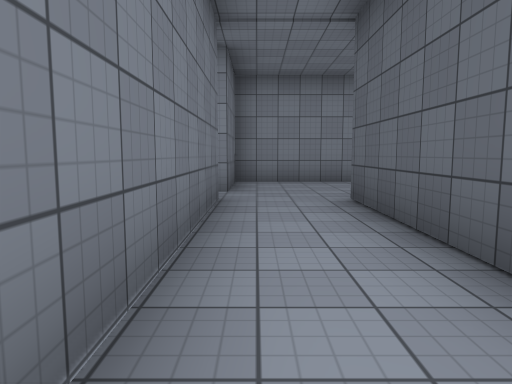
view 1 (above)

20 first-person views from a walk through a 3-D level made in the Unity game engine. The camera is 1.3 m above the floor, tilts 6° down and sees 70° across. The floor is counted in squares, 2 m on a side. Each view is taken from the middle of a square. On the plan, view 1 faces up. The plan holds only what a view shows up to about 11 squares ahead; the rest is blank. The place goes on beyond the plan. The player character is not drawn. Surface patterns are stand-ins for the level's own textures.

view 2
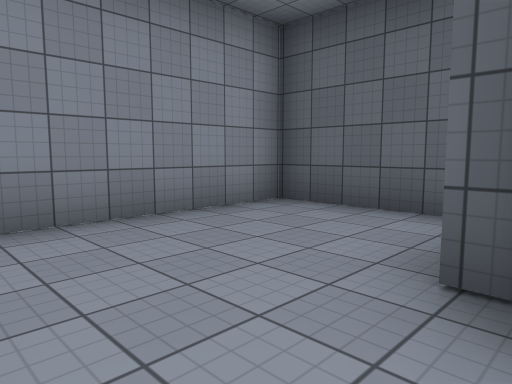

view 3
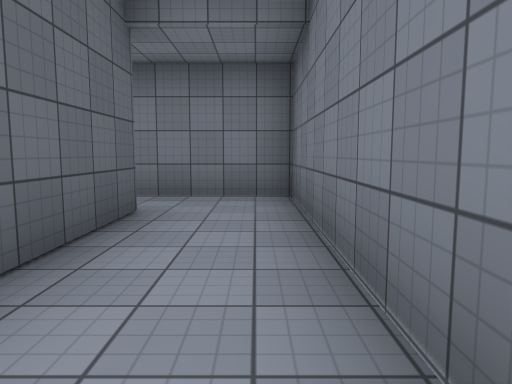

view 4
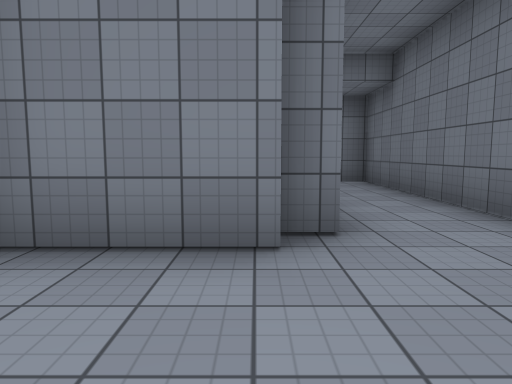

view 5
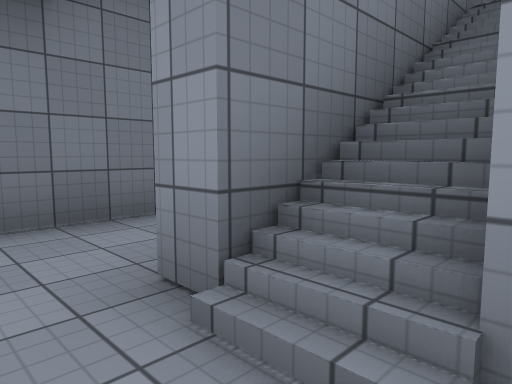

view 6
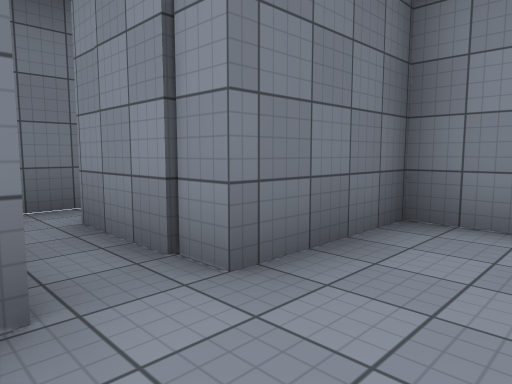

view 7
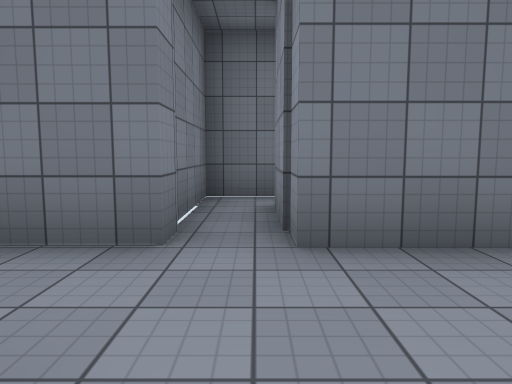

view 8
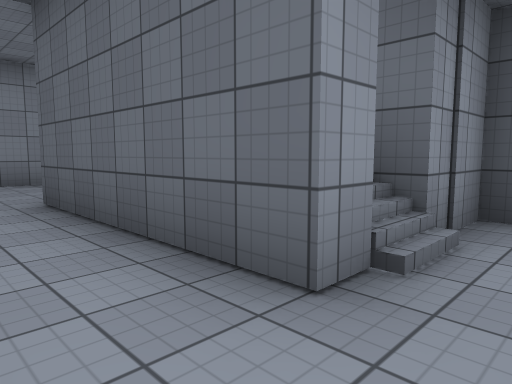

view 9
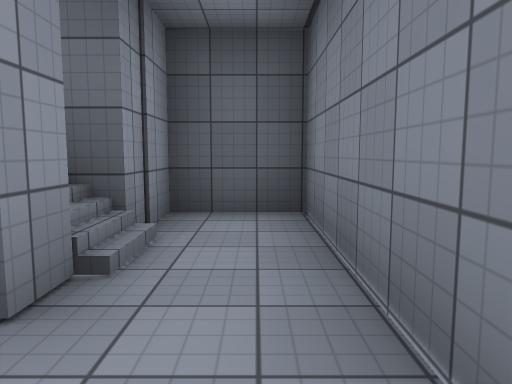

view 10
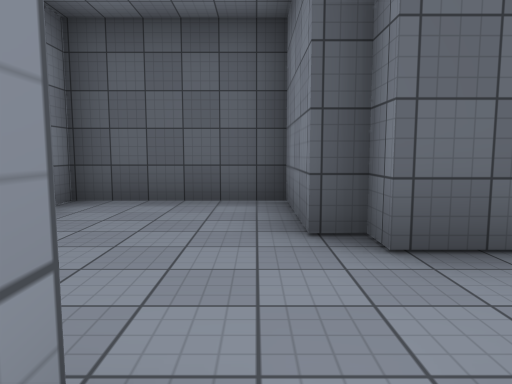

view 11
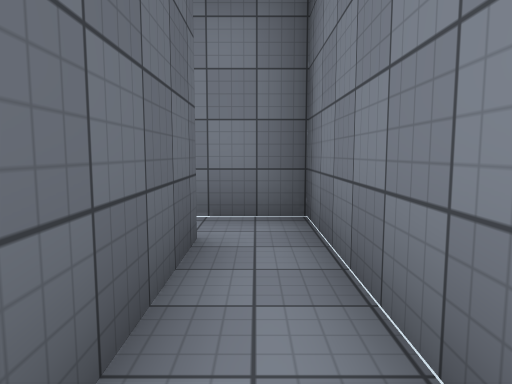

view 12
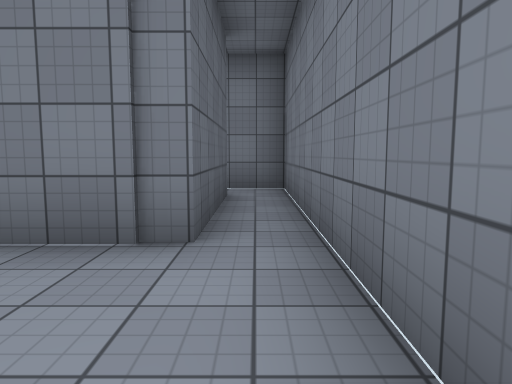

view 13
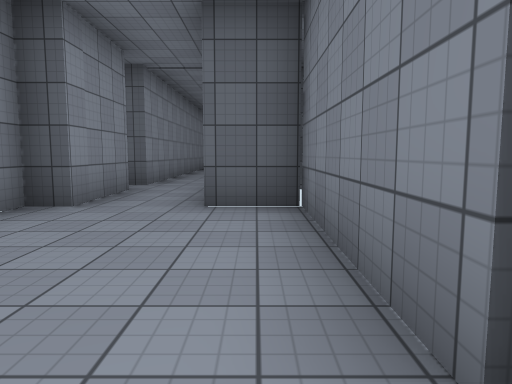

view 14
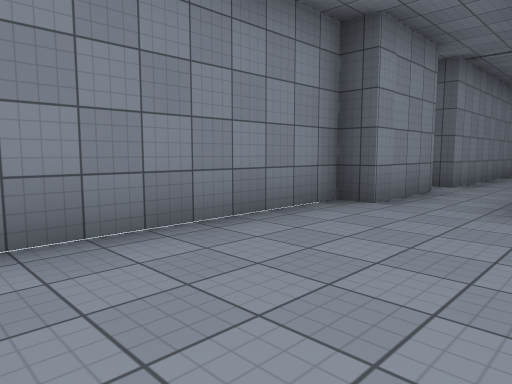

view 15
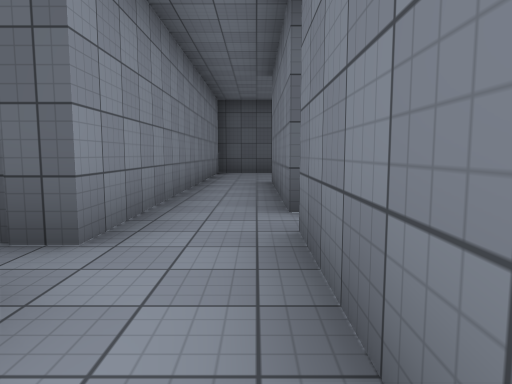

view 16
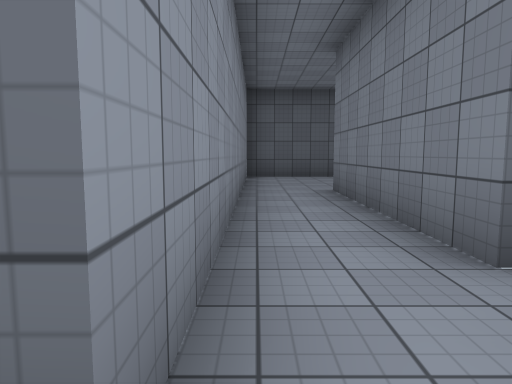

view 17
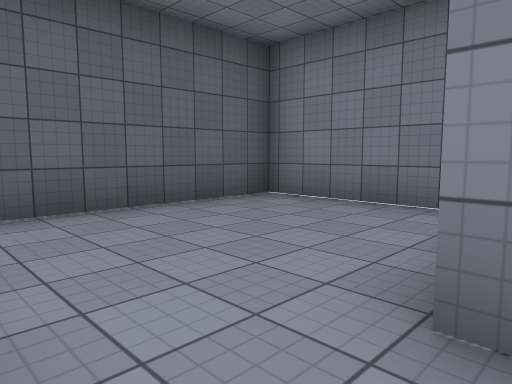

view 18
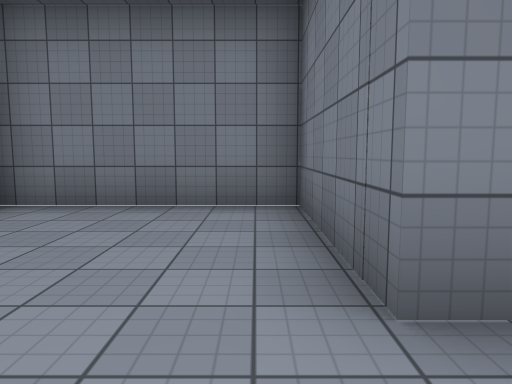

view 19
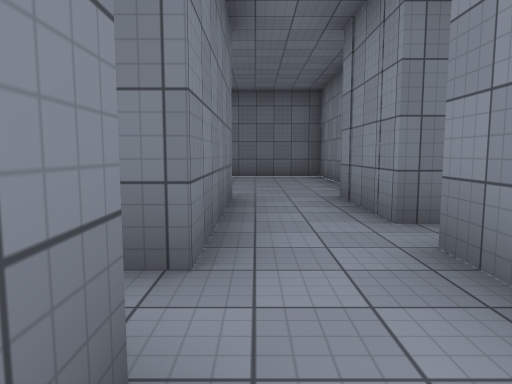

view 20
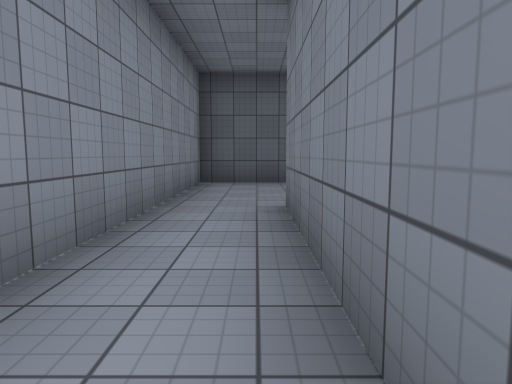

### Floor plan
Points are (right, up) in squares from view 1. A wall is a line through its corners. A room is listed if a view was taken in it or the views show most of it. See-through windows are left out.
Room 1 (views 1, 2, 3, 4, 6, 7, 8, 9)
walls: (-0.6, 5.2) (-0.6, -0.6) (1.6, -0.6); (1.8, 1) (1.3, 1) (1.3, 5.2) (1.8, 5.2) (1.8, 5.6) (4, 5.6) (4, 8.6) (-0.6, 8.6) (-0.6, 6.3)
ways out: opening at (1, 0) to room 2; opening at (-1.5, 6) to room 3
Room 2 (view 5)
walls: (2.8, 0.9) (2.8, 1.5); (1.6, -0.6) (4, -0.6) (4, 1) (2.5, 1); (1.8, 3.8) (1.8, 1)
ways out: opening at (1, 0) to room 1
Room 3 (views 10, 11, 12, 13, 14, 15, 16, 17, 18, 19, 20)
walls: (6, 10.6) (10.5, 10.6) (10.5, 7.5) (14.2, 7.5) (14.2, 12.3) (4.5, 12.3); (3.6, 12.8) (3.6, 12.3) (1.3, 12.3) (1.3, 12.8) (-3.5, 12.8) (-3.5, 5.2) (-0.6, 5.2); (1.6, 10.6) (5, 10.6); (1.3, 9.4) (1.3, 10.8); (-0.6, 6.3) (-2.5, 6.3) (-2.5, 9.4) (1.6, 9.4)
ways out: opening at (-1.5, 6) to room 1; opening at (4, 13)

Where each view was taken, in squares from view 1:
view 1: 0 up, 0 right, facing up
view 2: 5 up, 0 right, facing up-right
view 3: 5 up, 0 right, facing down
view 4: 8 up, 2 right, facing down
view 5: 0 up, 3 right, facing up-left
view 6: 5 up, 1 right, facing up-left
view 7: 6 up, 2 right, facing left
view 8: 0 up, 0 right, facing up-right
view 9: 0 up, 0 right, facing right
view 10: 6 up, 1 left, facing right
view 11: 9 up, 3 left, facing down
view 12: 12 up, 3 left, facing down
view 13: 10 up, 3 left, facing right
view 14: 10 up, 3 left, facing up-right
view 15: 11 up, 2 right, facing right
view 16: 12 up, 4 right, facing right
view 17: 12 up, 10 right, facing down-right
view 18: 12 up, 11 right, facing down
view 19: 11 up, 7 right, facing left
view 20: 11 up, 6 right, facing right
